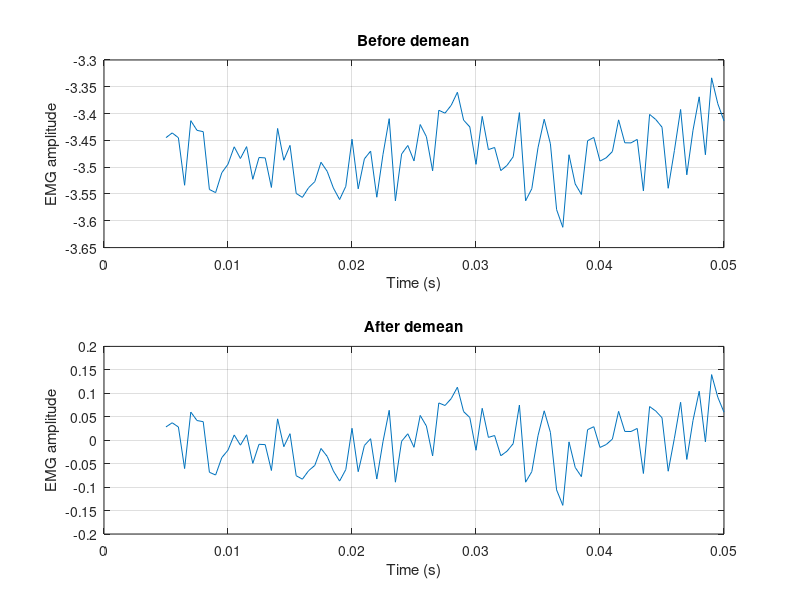

The MATLAB script that drew this image:
% Simple before/after visualisation of demean on a small EMG portion.
%
% Assign your EMG data below. It must be channels x samples.
% Example:
%   EMG = trimmedEMG;

if exist('recordedEMG', 'var')
    EMG = recordedEMG; % <-- put your EMG matrix here
else
    load('demo_emg_demean.mat', 'EMG', 'fs');
end
fs = 2000; % sampling frequency in Hz

channelsToPlot = 1; % choose a few channels
sampleStart = 10;
sampleEnd = 100; % show only data points 10 to 15
if sampleStart > size(EMG, 2)
    sampleStart = 1;
    sampleEnd = min(2000, size(EMG, 2));
else
    sampleEnd = min(sampleEnd, size(EMG, 2));
end

% Take a small portion of the EMG.
emgSmall = EMG(channelsToPlot, sampleStart:sampleEnd);

% Apply the same demean idea used in decomposition:
% subtract each channel's own mean.
emgDemeaned = emgSmall - mean(emgSmall, 2);

time = (sampleStart:sampleEnd) / fs;

figure;

subplot(2, 1, 1);
plot(time, emgSmall');
title('Before demean');
xlabel('Time (s)');
ylabel('EMG amplitude');
grid on;

subplot(2, 1, 2);
plot(time, emgDemeaned');
title('After demean');
xlabel('Time (s)');
ylabel('EMG amplitude');
grid on;

fprintf('Mean before demean:\n');
disp(mean(emgSmall, 2));

fprintf('Mean after demean:\n');
disp(mean(emgDemeaned, 2));

fprintf('Original data points, channel(s) x samples 10 to 15:\n');
disp(emgSmall);

fprintf('Demeaned data points, channel(s) x samples 10 to 15:\n');
disp(emgDemeaned);
